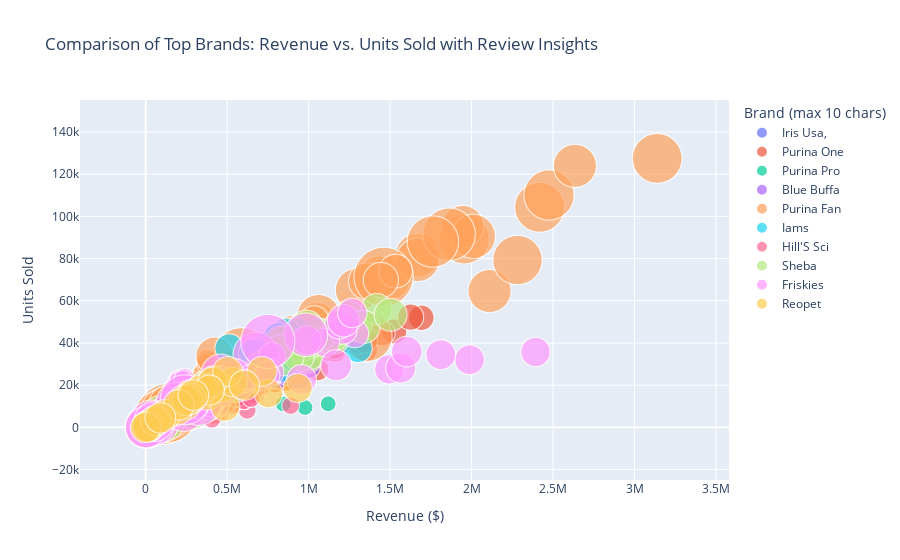

Notebook code for this chart:
### Markdown cell above
There are some products that could benefit from more quality reviews.

### Code cell
# Load the data from the 'Monthly' tab
monthly_data = pd.read_excel('../Customer_Success_Engineer_-_Project_Data.xlsx', sheet_name='Monthly', header=1)

# Select a specific brand for detailed comparison
selected_brand = 'Iris Usa, Inc.'

# Calculate total revenue for each brand to determine the top 10 brands
monthly_data['Revenue'] = monthly_data['Revenue'].replace('[\$,]', '', regex=True).astype(float)
top_brands = monthly_data.groupby('Brand')['Revenue'].sum().nlargest(10).index.tolist()

# Include the selected brand in the list if not already included
if selected_brand not in top_brands:
    top_brands.append(selected_brand)

# Filter data for the top brands
filtered_data = monthly_data[monthly_data['Brand'].isin(top_brands)]

# Truncate brand names to a maximum of 10 characters for display
filtered_data['Brand'] = filtered_data['Brand'].apply(lambda x: x[:10])

# Create the bubble chart
fig = px.scatter(
    filtered_data,
    x='Revenue',
    y='Units',
    size='Reviews',  # Use 'Reviews' as the size of the bubbles
    color='Brand',  # Color each product by its brand
    hover_name='Name',  # Show product name on hover
    title='Comparison of Top Brands: Revenue vs. Units Sold with Review Insights',
    labels={
        'Revenue': 'Revenue ($)',
        'Units': 'Units Sold',
        'Reviews': 'Number of Reviews',
        'Brand': 'Brand (max 10 chars)'
    },
    size_max=60
)

# Highlight the selected brand
selected_brand_data = filtered_data[filtered_data['Brand'] == selected_brand[:10]]


# Show the figure
fig.show()
